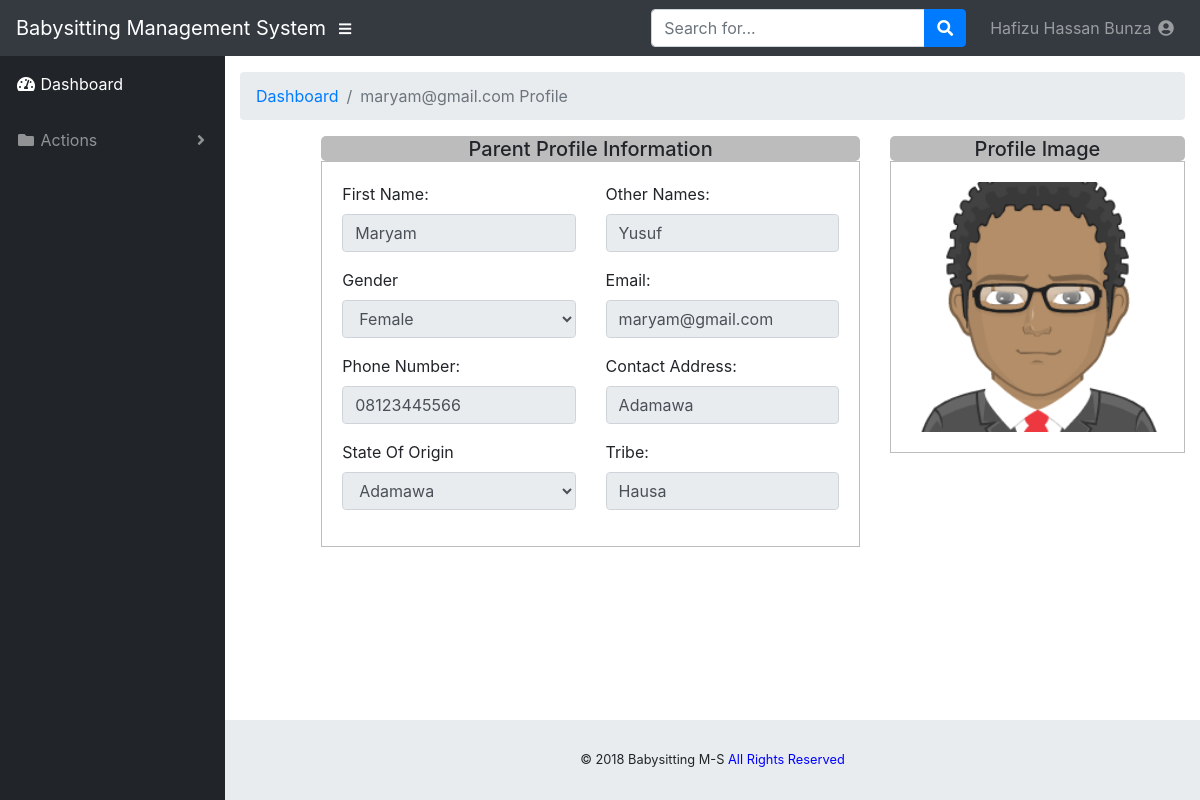
The app's page /admin/view_before_parent.php?id=maryam@gmail.com (signed in) with its own data.
### tables this page shows
CREATE TABLE `babysitter` (
  `S/No` int(25) NOT NULL,
  `First_Name` varchar(255) NOT NULL,
  `Other_Names` varchar(255) NOT NULL,
  `Email` varchar(255) NOT NULL,
  `Phone_No` varchar(255) NOT NULL,
  `Address` varchar(255) NOT NULL,
  `State_of_origin` varchar(255) NOT NULL,
  `Local_Govt` varchar(255) NOT NULL,
  `Tribe` varchar(255) NOT NULL,
  `Gender` varchar(25) NOT NULL,
  `Photo` varchar(255) NOT NULL
);

### admin/view_before_parent.php (the view, shortened to what this page needs)
<?php
include("includes/connection.php");
$get_email = $_GET['id'];
            $select = mysqli_query($conn,"Select * from babysitter where Email = '$get_email'");
            $result = mysqli_fetch_assoc($select);
            $FirstName = $result['First_Name'];
            $OtherNames = $result['Other_Names'];
            $Email = $result['Email'];
            $Phone = $result['Phone_No'];
            $Contact = $result['Address'];
            $State = $result['State_of_origin'];
            $Tribe = $result['Tribe'];
            $Gender = $result['Gender'];
            $Photo = $result['Photo'];
?>
<!DOCTYPE html>
<html lang="en">
  <head>
    <link href="vendor/bootstrap/css/bootstrap.min.css" rel="stylesheet">
    <link href="vendor/fontawesome-free/css/all.min.css" rel="stylesheet" type="text/css">
    <link href="vendor/datatables/dataTables.bootstrap4.css" rel="stylesheet">
    <link href="css/sb-admin.css" rel="stylesheet">
  </head>
  <body id="page-top">
 <?php include("includes/header_dash.php"); ?>
    <div id="wrapper">
  <?php
if($_SESSION['User_Type']=="Parent")
 include("includes/babysitter_sidebar.php");
else{
 include("includes/sidebar.php");
}
  ?>
      <div id="content-wrapper">
        <div class="container-fluid">
          <ol class="breadcrumb">
            <li class="breadcrumb-item">
              <a href="#">Dashboard</a>
            </li>
            <li class="breadcrumb-item active"><?=$Email?>  Profile</li>
          </ol>
          <div class="row">
            <div class="col-sm-1">
            </div>
            <div class="col-sm-7">
              <div class="panel panel-default">
                <div class="panel-heading" style="background-color:  #bcbcbc; text-align: center; padding-top: 1px; border-radius: 5px; width: 100%; height: 25px;">
                  <h5> Parent Profile Information</h5>
                </div>
                <div class="panel-body" style="border:1px solid  #bcbcbc; padding: 20px;">
                  <form method="POST" action="view_profile.php">
                    <div class="row">
                    <div class="col-sm-6 form-group">
                      <label>First Name:</label>
                      <input type="text" class="form-control" required pattern="^[A-Za-z ]+$" id="name_1" readonly name="name_1" value="<?=$FirstName?>">
                    </div>
                    <div class="col-sm-6 form-group">
                      <label>Other Names:</label>
                      <input type="text" class="form-control" required pattern="^[A-Za-z ]+$" id="name_2" readonly name="name_2" value="<?=$OtherNames?>">
                    </div> </div>
                    <div class="row">
                    <div class="form-group col-sm-6">
                    <label>Gender</label>
                    <select id="gender" name="gender"  class="form-control" placeholder="Choose Your Gender" required="required" readonly>
                      <option>
                        <?=$Gender?>
                      </option>
                    </select>
                  </div>
                    <div class="form-group col-sm-6">
                      <label>Email:</label>
                      <input type="text"  class="form-control" id="name" name="email" value="<?=$Email?>" readonly>
                    </div> </div>
                   <div class="row">
                    <div class="form-group col-sm-6">
                      <label>Phone Number:</label>
                      <input type="text" class="form-control" required pattern="[0-9]{11}" id="name" name="fone" value="<?=$Phone?>" readonly>
                    </div>
                    <div class="form-group col-sm-6">
                      <label>Contact Address:</label>
                      <input type="text" class="form-control" required pattern="^[A-Za-z|A-Za-z0-9 ]+$" id="name" readonly name="address" value="<?=$Contact?>">
                    </div> </div>
                    <div class="row">
                    <div class="form-group col-sm-6">
                    <label>State Of Origin</label>
                    <select id="state_o" name="state_o" class="form-control" required="required" readonly>
                      <option>
                        <?=$State?>
                      </option>
                    </select>
                  </div>
                    <div class="form-group col-sm-6">
                      <label>Tribe:</label>
                      <input type="text" class="form-control" pattern="^[A-Za-z ]+$" id="name" readonly name="tribe" value="<?=$Tribe?>" required>
                    </div> </div>
                  </form>
                </div>
              </div>
            </div>
            <div class="col-sm-4">
              <div class="panel panel-default">
                <div class="panel-heading" style="background-color:  #bcbcbc; text-align: center; padding-top: 1px; border-radius: 5px; width: 100%; height: 25px;">
                  <h5>Profile Image</h5>
                </div>
                <div class="panel-body" style="border:1px solid  #bcbcbc; padding: 20px;">
                  <img
                  <?php
                      if (empty($Photo)) {
                        echo 'src="img/uploads/avatar.png"';
                      }else{
                        echo 'src="'.$Photo.'"';
                      }
                  ?>
                   style="height: 250px; width: 100%;">
                </div>
              </div>
            </div>
          </div>
        </div>
 <?php include("includes/footer_dash.php"); ?>
      </div>
    </div>
  </body>
</html>

### admin/includes/header_dash.php (shortened to what this page needs)
<?php
  include("includes/connection.php");
?>
<nav class="navbar navbar-expand navbar-dark bg-dark static-top">
  <a class="navbar-brand mr-1" href="index.html">Babysitting Management System</a>
  <button class="btn btn-link btn-sm text-white order-1 order-sm-0" id="sidebarToggle" href="#">
    <i class="fas fa-bars"></i>
  </button>
  <form class="d-none d-md-inline-block form-inline ml-auto mr-0 mr-md-3 my-2 my-md-0">
    <div class="input-group">
      <input type="text" class="form-control" placeholder="Search for..." aria-label="Search" aria-describedby="basic-addon2">
      <div class="input-group-append">
        <button class="btn btn-primary" type="button">
          <i class="fas fa-search"></i>
        </button>
      </div>
    </div>
  </form>
  <ul class="navbar-nav ml-auto ml-md-0">
    <li class="nav-item dropdown no-arrow">
      <a class="nav-link dropdown-toggle" href="#" id="userDropdown" role="button" data-toggle="dropdown" aria-haspopup="true" aria-expanded="false"><?php if ($_SESSION['User_Type']=="Babysitter") {
        $select = mysqli_query($conn,"Select * from babysitter where Email = '".$_SESSION['gotten_email']."'");
        $result = mysqli_fetch_assoc($select);
        $Full_name = $result['First_Name']." ".$result['Other_Names'];
        echo $Full_name;
      }else{
        $select = mysqli_query($conn,"Select * from parents where Email = '".$_SESSION['gotten_email']."'");
        $result = mysqli_fetch_assoc($select);
        $Full_name = $result['First_Name']." ".$result['Other_Names'];
        echo $Full_name;
      }
      ?>
        <i class="fas fa-user-circle fa-fw"></i>
      </a>
    </li>
  </ul>
</nav>

### admin/css/sb-admin.css (style rules this page uses)
html { position: relative; min-height: 100%; }
body { height: 100%; }
#wrapper { display: -webkit-box; display: -ms-flexbox; display: flex; }
#wrapper #content-wrapper { overflow-x: hidden; width: 100%; padding-top: 1rem; padding-bottom: 80px; }
.navbar-nav .nav-item.dropdown .dropdown-toggle::after { width: 1rem; text-align: center; float: right; vertical-align: 0; border: 0; font-weight: 900; content: '\f105'; font-family: 'Font Awesome 5 Free'; }
.navbar-nav .nav-item.dropdown.no-arrow .dropdown-toggle::after { display: none; }
:root { --input-padding-x: 0.75rem; --input-padding-y: 0.75rem; }

### records on screen
babysitter: Full_name "Hafizu Hassan Bunza"
babysitter: Email "maryam@gmail.com", name_1 "Maryam", name_2 "Yusuf", gender "Female", email "maryam@gmail.com", fone "08123445566", address "Adamawa", state_o "Adamawa", tribe "Hausa"
